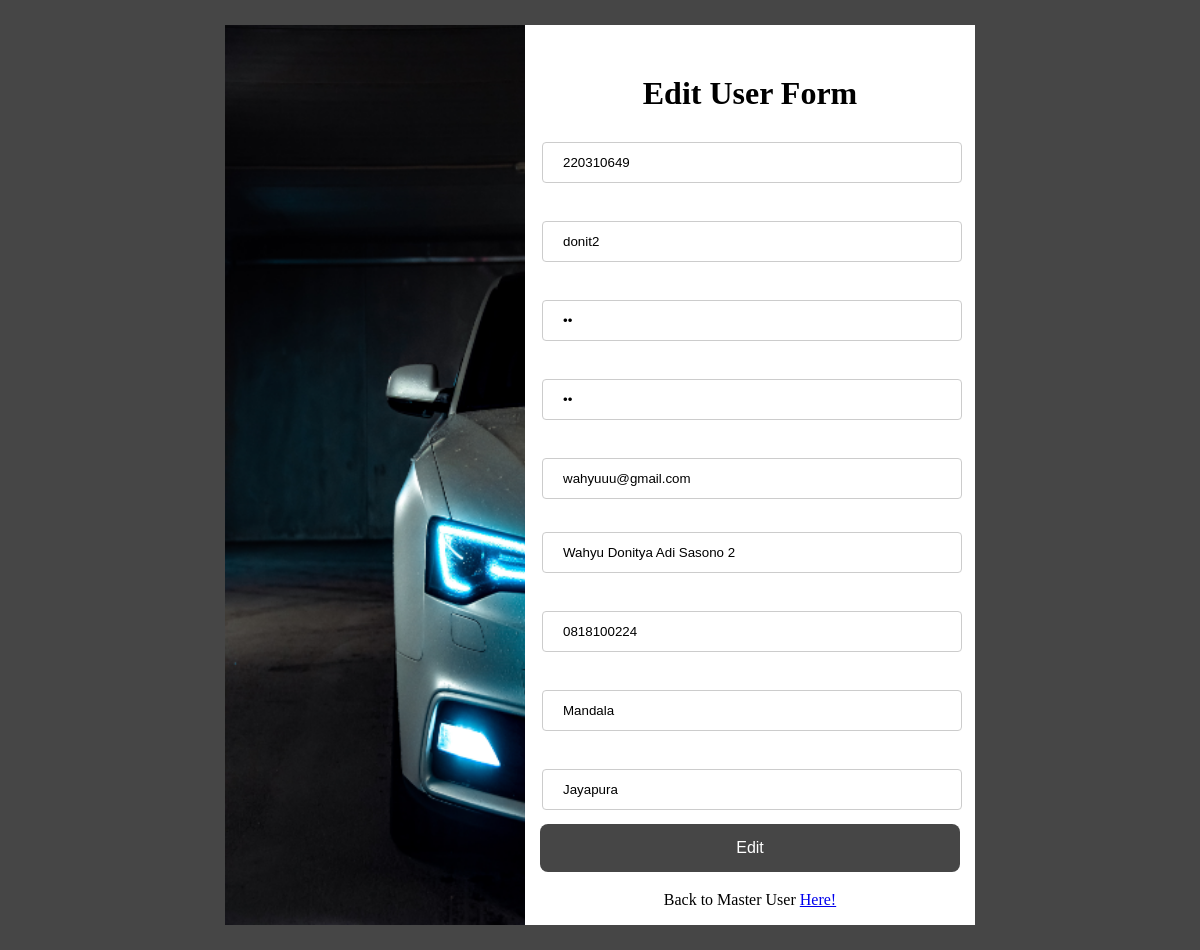
Page /editUser.php?id=2 on the committed database.
### tables this page shows
CREATE TABLE `penyewa` (
  `id` int(20) NOT NULL,
  `nik` int(20) NOT NULL,
  `username` varchar(100) NOT NULL,
  `password` varchar(100) NOT NULL,
  `nama` varchar(100) NOT NULL,
  `no_telp` varchar(100) NOT NULL,
  `alamat` varchar(100) NOT NULL,
  `kota` varchar(255) NOT NULL,
  `email` varchar(255) NOT NULL
);

### editUser.php (the view, shortened to what this page needs)
<?php
    require_once("connection.php");
    $id_user = $_GET['id'];
    $stmt = $pdo-> prepare("SELECT * FROM PENYEWA WHERE ID = :id");
    $stmt->BindParam(":id",$id_user);
    $stmt->execute();
    $users = $stmt->fetchAll(PDO::FETCH_ASSOC);
    foreach($users as $key => $value){
        $nik = $value['nik'];
        $username = $value['username'];
        $password = $value['password'];
        $confpassword = $value['password'];
        $email = $value['email'];
        $nama_lengkap = $value['nama'];
        $telepon = $value['no_telp'];
        $alamat = $value['alamat'];
        $kota = $value['kota'];
    }
?>
<!DOCTYPE html>
<html lang="en">
<head>
    <link rel="stylesheet" href="edit-user.css">
</head>
<body>
<div class="container">
        <div class="register">
            <div class="card">
                <div class="kiri">
                </div>
                <div class="kanan" style="text-align: center;">
                    <h1>Edit User Form</h1>
                    <form action="kumpulan.php" name="form1" id="form1" method="POST">
                        <table>
                            <tr>
                                <td style="padding-top: 20px; ">
                                    <input style="margin-left: 15px;" type="number" name="nik" id="nik" placeholder="Masukan NIK" required value="<?= $nik ?>">
                                </td>
                            </tr>
                            <tr>
                                <td style="padding-top: 20px; ">
                                    <input style="margin-left: 15px;"  type="text" id="username" name="username" placeholder="Masukan Username" required value="<?= $username ?>"><br>
                                </td>
                            </tr>
                            <tr>
                                <td style="padding-top: 20px;">
                                <input style="margin-left: 15px;"   type="password" id="pwd" name="pwd" placeholder="Masukan Password" required value="<?= $password ?>">
                                </td>
                            </tr>
                            <tr>
                                <td style="padding-top: 20px;">
                                <input
                                style="margin-left: 15px;" type="password" id="repwd" name="repwd" placeholder="Masukan Ulang Password" required value="<?= $confpassword ?>">
                                </td>
                            </tr>
                            <tr>
                                <td style="padding-top: 20px; ">
                                    <input style="margin-left: 15px;" type="email" id="email" name="email" placeholder="Masukan email" required value="<?= $email ?>"><br>
                                </td>
                            </tr>
                            <tr>
                                <td style="padding-top: 15px; padding-bottom: 20px;">
                                    <input style="margin-left: 15px;" type="text" id="nama" name="nama" placeholder="Masukan Nama lengkap" required value="<?= $nama_lengkap ?>">
                                </td>
                            </tr>
                            <tr>
                                <td>
                                    <input style="margin-left: 15px;"  type="tel" id="phone" name="phone" placeholder="Phone Number" required value="<?= $telepon ?>">
                                </td>
                            </tr>
                            <tr>
                                <td style="padding-top: 20px;">
                                    <input style="margin-left: 15px;" type="text" id="alamat" name="alamat" placeholder="Alamat" required value="<?= $alamat ?>">
                                </td>
                            </tr>
                            <tr>
                                <td style="padding-top: 20px;">
                                    <input style="margin-left: 15px;" type="text" id="kota" name="kota" placeholder="Kota" required value="<?= $kota ?>">
                                </td>
                            </tr>
                        </table>
                        <input type="submit" value="Edit" id = "button">
                    </form>
                    <p style="text-align: center; padding-top: 15px;">Back to Master User <a href="admin.php" >Here!</a> </p>
                </div>
            </div>
        </div>
    </div>
</body>
</html>

### edit-user.css (style rules this page uses)
* { margin: 0; padding: 0; box-sizing: border-box; }
.container { display: flex; background-color: #464646; height: 100vh; width: 100%; }
.register { display: flex; margin: auto; width: 100%; height: 950px; background-color: #464646; }
.card { display: flex; margin:auto ; background-color: saddlebrown; width: 750px; height: 900px; }
.kiri { background-color: black; width: 300px; display: flex; justify-content: flex-end; background-image: url(Asset/regist.png); background-size: cover; }
.kanan { background-color: white; width: 450px; padding-top: 50px ; }
input[type=text] , input[type=password] , input[type=tel], input[type=number], input[type=email] { width: 420px; padding: 12px 20px; margin: 8px 0; display: inline-block; border: 1px solid #ccc; border-radius: 4px; box-sizing: border-box; }
#button { width: 420px; background-color: #464646; border: none; color: white; padding: 15px 32px; text-align: center; text-decoration: none; display: inline-block; font-size: 16px; margin: 4px 2px; cursor: pointer; border-radius: 8px; }

### rows in the picture
penyewa: nik "220310649", username "donit2", email "wahyuuu@gmail.com", nama "Wahyu Donitya Adi Sasono 2", phone "0818100224", alamat "Mandala", kota "Jayapura"
